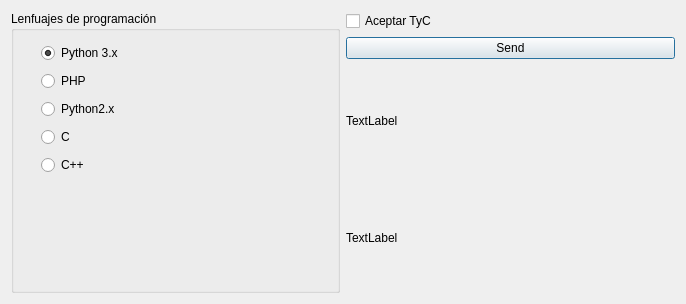
<?xml version="1.0" encoding="UTF-8"?>
<ui version="4.0">
 <class>Dialog</class>
 <widget class="QDialog" name="Dialog">
  <property name="geometry">
   <rect>
    <x>0</x>
    <y>0</y>
    <width>686</width>
    <height>304</height>
   </rect>
  </property>
  <property name="windowTitle">
   <string>Dialog</string>
  </property>
  <layout class="QGridLayout" name="gridLayout_2">
   <item row="0" column="0" rowspan="4">
    <widget class="QGroupBox" name="groupBox">
     <property name="title">
      <string>Lenfuajes de programación</string>
     </property>
     <widget class="QWidget" name="">
      <property name="geometry">
       <rect>
        <x>30</x>
        <y>30</y>
        <width>99</width>
        <height>141</height>
       </rect>
      </property>
      <layout class="QGridLayout" name="gridLayout">
       <item row="0" column="0">
        <widget class="QRadioButton" name="python3">
         <property name="text">
          <string>Python 3.x</string>
         </property>
         <property name="checked">
          <bool>true</bool>
         </property>
        </widget>
       </item>
       <item row="1" column="0">
        <widget class="QRadioButton" name="php">
         <property name="text">
          <string>PHP</string>
         </property>
        </widget>
       </item>
       <item row="2" column="0">
        <widget class="QRadioButton" name="python2">
         <property name="text">
          <string>Python2.x</string>
         </property>
        </widget>
       </item>
       <item row="3" column="0">
        <widget class="QRadioButton" name="ansiC">
         <property name="text">
          <string>C</string>
         </property>
        </widget>
       </item>
       <item row="4" column="0">
        <widget class="QRadioButton" name="cpp">
         <property name="text">
          <string>C++</string>
         </property>
        </widget>
       </item>
      </layout>
     </widget>
    </widget>
   </item>
   <item row="0" column="1">
    <widget class="QCheckBox" name="accept">
     <property name="text">
      <string>Aceptar TyC</string>
     </property>
    </widget>
   </item>
   <item row="1" column="1">
    <widget class="QPushButton" name="send">
     <property name="text">
      <string>Send</string>
     </property>
    </widget>
   </item>
   <item row="3" column="1">
    <widget class="QLabel" name="labelLenguaje">
     <property name="text">
      <string>TextLabel</string>
     </property>
    </widget>
   </item>
   <item row="2" column="1">
    <widget class="QLabel" name="labelSelected">
     <property name="text">
      <string>TextLabel</string>
     </property>
    </widget>
   </item>
  </layout>
 </widget>
 <resources/>
 <connections/>
</ui>
